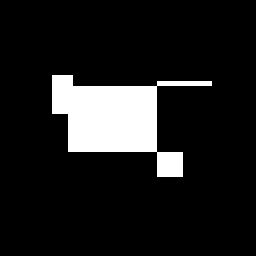
//> input picture HomeworkCsali/7/bogar/bug.bmp, 256 x 256 px
$ ./bogar bug.bmp   (built with g++ and OpenCV 4)
//> lines starting //> are read from the running program, lines starting //| are printed output that depends on the picture; after the words box and inside, x2 and y2 are one past the last pixel; in counts of white or black regions, pixels touching at a corner belong together
#include "opencv2/highgui.hpp"
#include "opencv2/imgcodecs.hpp"
#include "opencv2/imgproc.hpp"
#include <iostream>
#include <utility>
#include <chrono>
#include <thread>


using namespace cv;


//North, East, West, South
enum direction {
    N,
    E,
    S,
    W
};

struct Bug {
    direction dir;
    int pointI;
    int pointJ;
};

direction rotate(direction dir) {
    switch (dir)
    {
    case N:
        return S;
        break;
    case W:
        return E;
        break;
    case S:
        return N;
        break;
    case E:
        return W;
        break;
    default:
        return N;
        break;
    }
}


direction changeRight(direction dir) {
    switch (dir)
    {
    case N:
        return E;
        break;
    case E:
        return S;
        break;
    case S:
        return W;
        break;
    case W:
        return N;
        break;
    default:
        return N;
        break;
    }
}

direction changeLeft(direction dir) {
    switch (dir)
    {
    case N:
        return W;
        break;
    case W:
        return S;
        break;
    case S:
        return E;
        break;
    case E:
        return N;
        break;
    default:
        return N;
        break;
    }
}

std::pair<int,int> findFirstPixel(Mat *src) {
    for (int i = 0; i < src->rows; i++) {
        for (int j = 0; j < src->cols; j++) {
            int pixel = (int) src->at<unsigned char>(i, j);
            if (pixel == 255) {
                return std::pair<int, int>(i, j);
            }
        }
    }
    return std::pair<int, int>(-1, -1);
}

bool isInObject(Bug& bug, Mat& src) {
    return src.at<unsigned char>(bug.pointI, bug.pointJ) != 0;
}

void moveBug(Bug &bug, Mat &src)
{
    int height = src.rows;
    int width = src.cols;


    switch (bug.dir)
    {
    case direction::W:
        if (0 < bug.pointJ) {
            bug.pointJ--;
        }
        else {
            bug.dir = changeLeft(bug.dir);
        }
        break;
    case direction::E:
        if (width > bug.pointJ) {
            bug.pointJ++;
        }
        else {
            bug.dir = changeRight(bug.dir);
        }
        break;
    case direction::N:
        if (0 < bug.pointI) {
            bug.pointI--;
        }
        else {
            bug.dir = changeRight(bug.dir);
        }
        break;
    case direction::S:
        if (height > bug.pointI) {
            bug.pointI++;
        }
        else {
            bug.dir = changeRight(bug.dir);
        }
        break;
    default:
        break;
    }
}

Mat bugFollow(Mat& src)
{
    Mat trackImg(src.rows, src.cols, CV_8UC1, Scalar(0, 0, 0));
    std::pair<int, int> firstLocation = findFirstPixel(&src);
    int firstPointI = findFirstPixel(&src).first;
    int firstPointJ = findFirstPixel(&src).second - 1;

    Bug bug;
    bug.pointI = firstPointI;
    bug.pointJ = firstPointJ;
    bug.dir = direction::N;

    int i = 0;
    do {
        int pixel = src.at<uchar>(bug.pointI, bug.pointJ);
        if (pixel == 255) {
            bug.dir = changeLeft(bug.dir);
            trackImg.at<uchar>(bug.pointI, bug.pointJ) = 255;
        }
        else bug.dir = changeRight(bug.dir);
        //std::cout << "i" << bug.pointI << "j" << bug.pointJ << std::endl;


        moveBug(bug, src);
    } while (!(bug.pointI == firstPointI && bug.pointJ == firstPointJ && bug.dir == direction::N));
    //imshow("Bug follow", trackImg);
    return trackImg;
}
Mat backtrackBugFollow(Mat &src) {

    Mat trackImg(src.rows, src.cols, CV_8UC1, Scalar(0, 0, 0));
    std::pair<int, int> firstLocation = findFirstPixel(&src);
    int firstPointI = findFirstPixel(&src).first;
    int firstPointJ = findFirstPixel(&src).second - 1;

    Bug bug;
    bug.pointI = firstPointI;
    bug.pointJ = firstPointJ;
    bug.dir = direction::N;

    int i = 0;
    do {
        int pixel = src.at<uchar>(bug.pointI, bug.pointJ);
        if (pixel == 255) {
            bug.dir = rotate(bug.dir);
            trackImg.at<uchar>(bug.pointI, bug.pointJ) = 255;
        }
        else bug.dir = changeRight(bug.dir);
        //std::cout << "i" << bug.pointI << "j" << bug.pointJ << std::endl;


        moveBug(bug, src);
    } while (!(bug.pointI == firstPointI && bug.pointJ == firstPointJ && bug.dir == direction::N));
    //imshow("Bug follow", trackImg);
    return trackImg;
}

int main(int argc, char** argv)
{
    //CommandLineParser parser(argc, argv, "{@input | bug.bmp | input image}");
    CommandLineParser parser(argc, argv, "{@input | bug3.bmp | input image}");
    Mat src = imread(samples::findFile(parser.get<String>("@input")), IMREAD_GRAYSCALE);
//> src: 256 rows x 256 cols, CV_8UC1; 11.4% white; 1 white region, box (x1, y1, x2, y2) and area: (52, 75, 212, 177) 7478
    Mat path(src.rows, src.cols, CV_8UC1, Scalar(0, 0, 0));
    if (src.empty())
    {
        return EXIT_FAILURE;
    }

    Mat bugFollowImage = bugFollow(src);
//> in bugFollow, `std::pair<int, int> firstLocation = findFirstPixel(&src);`: firstLocation = (75, 52)
//> in bugFollow, `int firstPointI = findFirstPixel(&src).first;`: firstPointI = 75
//> in bugFollow, `int firstPointJ = findFirstPixel(&src).second - 1;`: firstPointJ = 51
//> in bugFollow, `bug.pointI = firstPointI;`: bug.pointI = 75
//> in bugFollow, `bug.pointJ = firstPointJ;`: bug.pointJ = 51
//> the loop in bugFollow, `do` made 728 passes
//> pixel on passes 1 to 3: 0, 255, 0
//> after the loop in bugFollow, `do`:
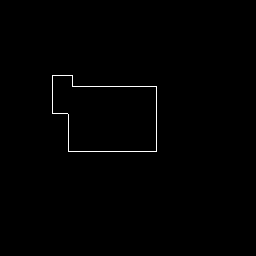
//> trackImg: 256 rows x 256 cols, CV_8UC1; 0.55% white in thin lines or dots, all inside (x1, y1, x2, y2) = (52, 75, 157, 152)
    Mat bugBacktrackImage = backtrackBugFollow(src);
//> in backtrackBugFollow, `std::pair<int, int> firstLocation = findFirstPixel(&src);`: firstLocation = (75, 52)
//> in backtrackBugFollow, `int firstPointI = findFirstPixel(&src).first;`: firstPointI = 75
//> in backtrackBugFollow, `int firstPointJ = findFirstPixel(&src).second - 1;`: firstPointJ = 51
//> the loop in backtrackBugFollow, `do` made 1762 passes
//> after the loop in backtrackBugFollow, `do`:
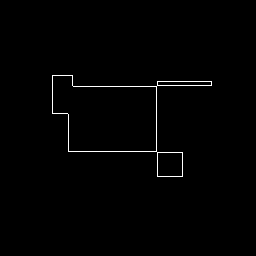
//> trackImg: 256 rows x 256 cols, CV_8UC1; 0.87% white in thin lines or dots, all inside (x1, y1, x2, y2) = (52, 75, 212, 177)
    imshow("Source", src);
    imshow("Bug follow", bugFollowImage);
    imshow("Bug backtrack", bugBacktrackImage);
    waitKey();
    return EXIT_SUCCESS;
}
